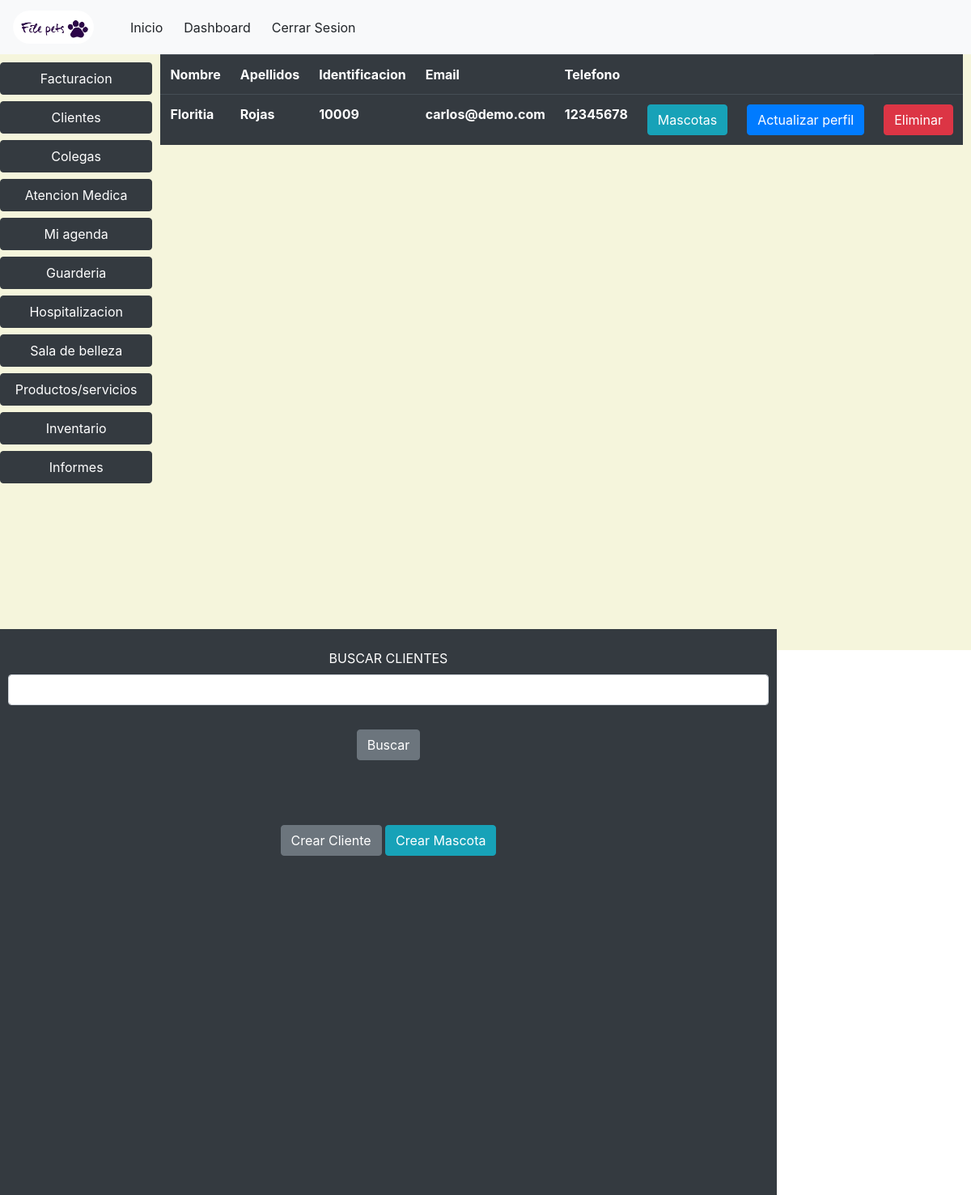
The page /ver/clientes (signed in) on the database as committed earlier.
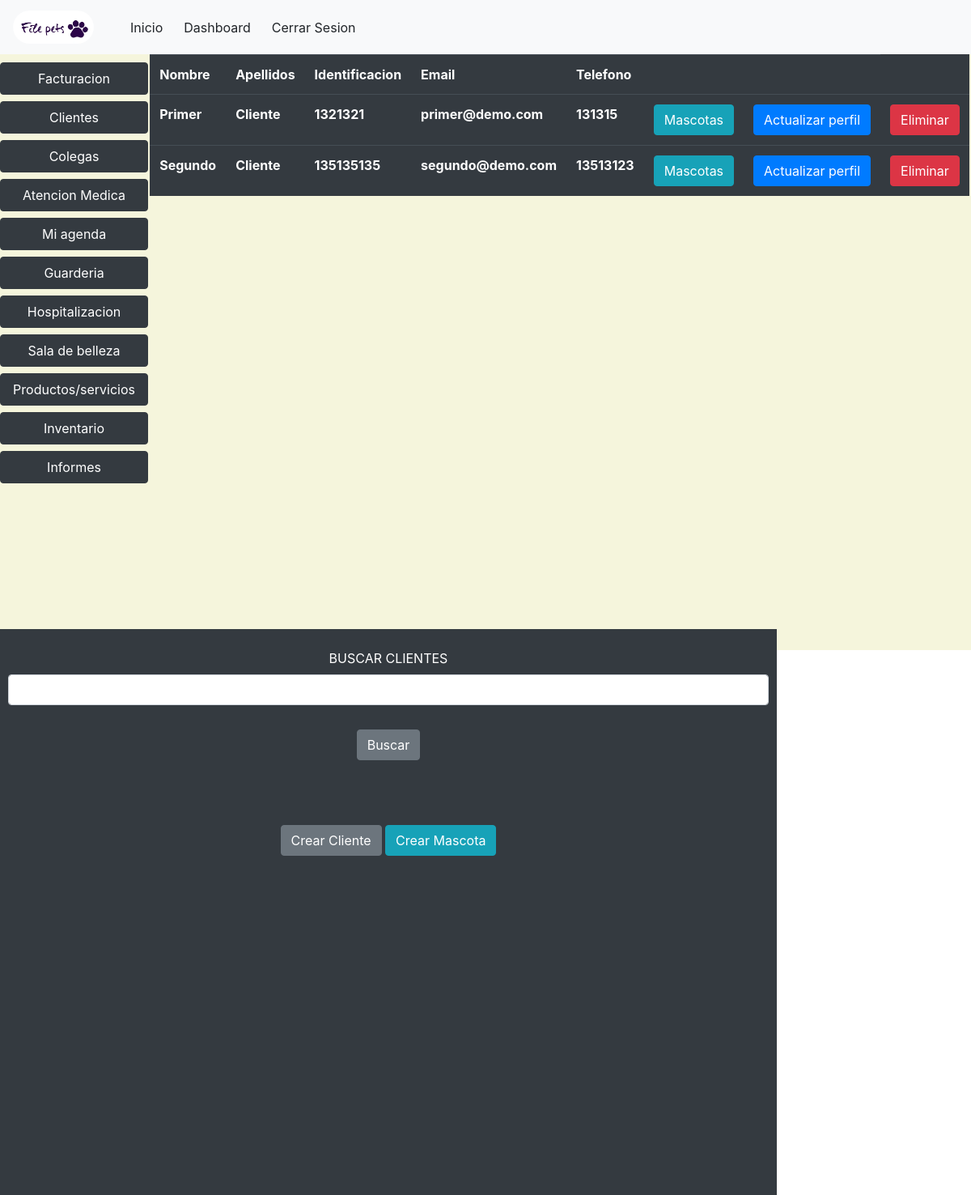
The same page on the database as committed later.
### veterinary/models.py (models this page shows, shortened)
class Client(models.Model):
    veterinary = models.ForeignKey(Veterinary, on_delete=models.CASCADE,blank=True,null=True)
    name = models.CharField(max_length=50,blank=False,null=False)
    last_name = models.CharField(max_length=50,blank=False,null=False)
    identification = models.CharField(max_length=50,blank=True,null=True)
    email = models.EmailField(unique=True)
    phone = models.CharField(max_length=15,blank=True,null=True)

### veterinary/views.py (the view)
# urls.py: path("ver/clientes",views.detailClient,name='detailClient'),
@login_required(login_url='login')
def detailClient(request):
    if request.method == 'POST':
        clients = Client.objects.filter(name__contains = request.POST.get('search',''))
    else:
        clients = Client.objects.all()
    context = {'clients':clients}
    return render(request,'veterinary/detailClient.html',context)

### templates/veterinary/detailClient.html (shortened to what this page needs)
{% extends 'layout/base.html' %}
{% block 'style' %}
{% load static %}
<link rel="stylesheet" href="{% static 'css/estilo.css' %}">
{% endblock %}
{% block 'header' %}
{% include 'layout/partials/headerbase.html' %}
{% endblock %}
{% block 'content' %}
<div class="left-menu">
  <div class="caja1">
    {% include 'layout/partials/leftmenu.html' %}
  </div>
  <div class="caja2">
    <div style="width: 80%; background-color: rgb(52,58,64);color:white; text-align: center;padding-left: 10px;padding-right: 10px;">
        <form action="" method="POST" style="margin-top:3vh ;">
            <label >BUSCAR CLIENTES</label>
            <input type="text" class="form-control" name="search">
            <input type="submit" class="btn btn-secondary" value="Buscar" style="margin-top: 30px ;">
        </form>
        <a href=" {% url 'registerClient' %}" class="btn btn-secondary" style="margin-top: 10vh;">Crear Cliente</a>
        <a href=" {% url 'registerPet' %}" class="btn btn-info" style="margin-top: 10vh;">Crear Mascota</a>
    </div>
  </div>
  <div class="caja3">
    <div>
        <table class="table table-dark">
            <tr>
                <th>Nombre</th>
                <th>Apellidos</th>
                <th>Identificacion</th>
                <th>Email</th>
                <th>Telefono</th>
                <th></th>
                <th></th>
              </tr>
        {% for client in clients %}
            <tr>
                <th>{{client.name}}</th>
                <th>{{client.last_name}}</th>
                <th>{{client.identification}}</th>
                <th>{{client.email}}</th>
                <th>{{client.phone}}</th>
                <th><a href="{% url 'registerClient' %}" class="btn btn-info">Mascotas</a></th>
                <th><a href="{% url 'updateClient' id=client.id %}" class="btn btn-primary">Actualizar perfil</a></th>
                <th><button onclick = "borrar('{{client.id}}')" class="btn btn-danger">Eliminar</button></th>
            </tr>
        {% endfor %}
        </table>
    </div>
  </div>
</div>
{% endblock %}

### templates/layout/base.html (shortened to what this page needs)
{% load static %}
<!DOCTYPE html>
<html lang="es">
<head>
    <link rel="stylesheet" href="{% static 'css/bootstrap.min.css' %}">
    {% block 'style' %}{% endblock  %}
</head>
<body>
<header>
    {% block 'header' %}{% endblock  %}
</header>
<main>
{% block 'content' %}{% endblock  %}
</main>
</body>
</html>

### templates/layout/partials/headerbase.html (shortened to what this page needs)
{% load static %}
<header>
    <nav class="navbar navbar-expand-sm navbar-light bg-light">
      <a class="navbar-brand" href="#">
        <img src="{% static 'img/logo.webp' %}" alt="Avatar Logo" style="width:100px;"
          class="rounded-pill">
      </a>
      {% if request.user.is_authenticated %}
      <div class="collapse navbar-collapse" id="opciones">
        <ul class="navbar-nav">
          <li class="nav-item">
            <a class="btn btn-online-dark" href="{% url 'index' %}">Inicio</a>
          </li>
          <li class="nav-item">
            <a class="btn btn-online-dark" href="{% url 'home' %}">Dashboard</a>
          </li>
          <li class="nav-item">
            <a class="btn btn-online-dark" href="{% url 'logout' %}">Cerrar Sesion</a>
          </li>
        </ul>
      </div>
      {% endif %}
    </nav>
  </header>

### templates/layout/partials/leftmenu.html
{% load static %}
    <div>
        <div><a class="btn btn-dark flex-div" href="#">Facturacion</a></div>
        <div><a class="btn btn-dark flex-div" href="{% url 'detailClient' %}">Clientes</a></div>
        <div><a class="btn btn-dark flex-div" href="{% url 'detailEmployee' %}">Colegas</a></div>
        <div><a class="btn btn-dark flex-div">Atencion Medica</a></div>
        <div><a class="btn btn-dark flex-div">Mi agenda</a></div>
        <div><a class="btn btn-dark flex-div">Guarderia</a></div>
        <div><a class="btn btn-dark flex-div">Hospitalizacion</a></div>
        <div><a class="btn btn-dark flex-div">Sala de belleza</a></div>
        <div><a class="btn btn-dark flex-div">Productos/servicios</a></div>
        <div><a class="btn btn-dark flex-div">Inventario</a></div>
        <div><a class="btn btn-dark flex-div">Informes</a></div>
    </div>

### static/css/estilo.css (style rules this page uses)
.navbar-nav { margin-left:1rem; margin-right:1rem ; }
.btn-dark { padding: 0.9rem; }
.left-menu { display: flex; flex-wrap: wrap; width: 100vw; height: 92vh; justify-content: flex-start; align-content: space-around; background-color: beige; }
.caja1 { margin-top: 10px; display: flex; flex-direction: column; height: 95%; flex-grow: 1; order: 1 ; }
.caja2 { display: flex; height: 95%; align-content: center; justify-content: flex-start; flex-grow: 3; order: 3 ; }
.caja3 { display: flex; height: 95%; justify-content: center; flex-grow: 3; order: 2 ; }
.flex-div { display: flex; flex-direction: column; align-content: center; justify-content: center; margin-bottom: 8px; height: 40px; flex-basis: auto; }

Rows that differ between the two databases and show on the page:
removed Client: name "Floritia", last_name "Rojas", identification "10009", email "carlos@demo.com", phone "12345678"
added Client: name "Primer", last_name "Cliente", identification "1321321", email "primer@demo.com", phone "131315"
added Client: name "Segundo", last_name "Cliente", identification "135135135", email "segundo@demo.com", phone "13513123"
